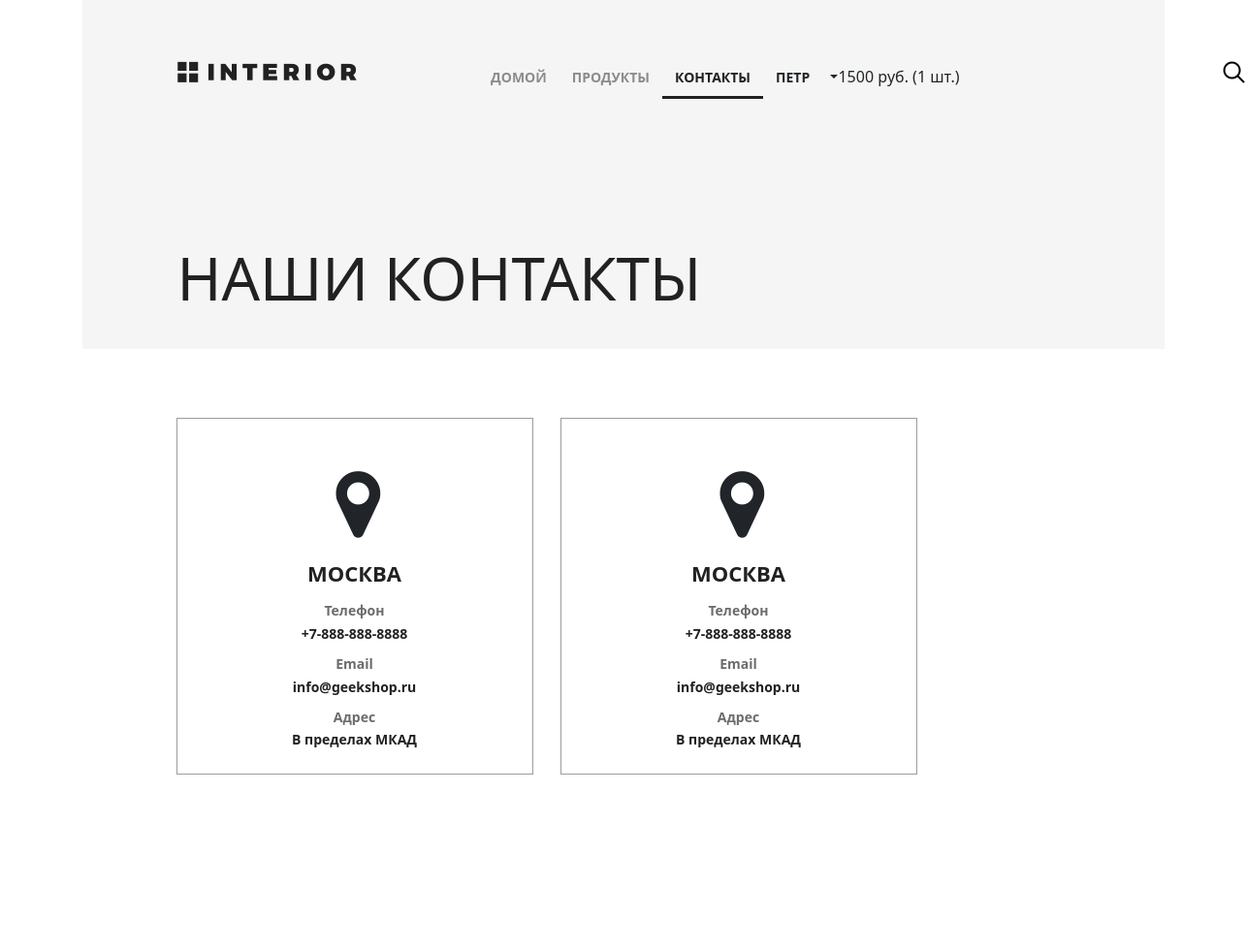
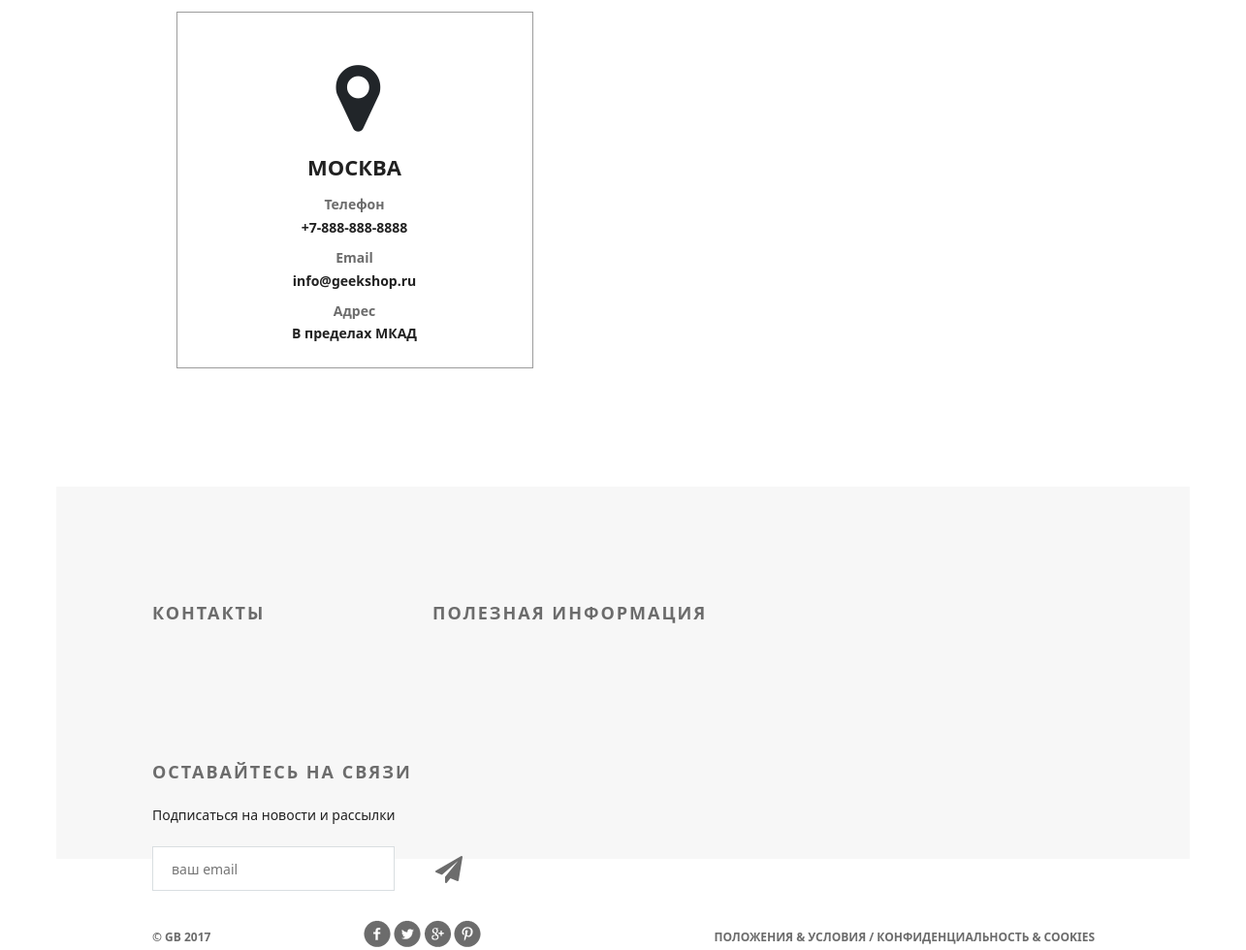
The app's page /contacts/ (signed in) with its own data (2 pictures, top to bottom).
### authapp/models.py (models this page shows, shortened)
class ShopUser(AbstractUser):
    avatar = models.ImageField(upload_to='users_avatars', blank=True)
    age = models.PositiveIntegerField(verbose_name='возраст', default=18)
    activation_key = models.CharField(max_length=128, blank=True)
    activation_key_expires = models.DateTimeField(default=(now() + timedelta(hours=48)))

### basketapp/models.py (models this page shows, shortened)
class Basket(models.Model):
    user = models.ForeignKey(
        settings.AUTH_USER_MODEL,
        on_delete=models.CASCADE,
        related_name='basket'
    )
    product = models.ForeignKey(Product,
                                on_delete=models.CASCADE
                                )
    quantity = models.PositiveIntegerField(
        verbose_name='количество',
        default=0
    )
    add_datetime = models.DateTimeField(
        verbose_name='время',
        auto_now_add=True
    )
    is_active = models.BooleanField(
        verbose_name='активность',
        default=True
    )
    @property
    def product_cost(self):
        return self.product.price * self.quantity
    @property
    def total_quantity(self):
        _items = Basket.objects.filter(user=self.user)
        _totalquantity = sum(list(map(lambda x: x.quantity, _items)))
        return _totalquantity
    @property
    def total_cost(self):
        _items = Basket.objects.filter(user=self.user)
        _totalcost = sum(list(map(lambda x: x.product_cost, _items)))
        return _totalcost

### mainapp/models.py (models this page shows, shortened)
class Product(models.Model):
    category = models.ForeignKey(
        ProductCategory,
        on_delete=models.CASCADE
    )
    style_category = models.ForeignKey(
        StyleCategory,
        on_delete=models.CASCADE
    )
    name = models.CharField(
        verbose_name='имя продукта',
        max_length=128
    )
    image = models.ImageField(
        upload_to='products_images',
        blank=True
    )
    short_desc = models.CharField(
        verbose_name='краткое описание продукта',
        max_length=60,
        blank=True
    )
    description = models.TextField(
        verbose_name='описание продукта',
        blank=True
    )
    price = models.DecimalField(
        verbose_name='цена продукта',
        max_digits=8,
        decimal_places=2,
        default=0
    )
    quantity = models.PositiveIntegerField(
        verbose_name='количество на складе',
        default=0
    )
    is_active = models.BooleanField(
        verbose_name='активность',
        default=True
    )

### geekshop/views.py (the view)
# urls.py: path('contacts/', contacts, name='contacts'),
def contacts(request):
    title = 'Контакты'
    context = {
        'title': title,
    }
    return render(request, 'geekshop/contact.html', context)

### mainapp/context_processor.py (called while the page is built)
def basket(request):
    print(f'context processor basket works')
    basket = []
    if request.user.is_authenticated:
        basket = Basket.objects.filter(user=request.user)
    return {'basket': basket, }

### geekshop/templates/geekshop/contact.html (shortened to what this page needs)
{% extends 'geekshop/base.html' %}
{% load static %}
{% block container_content %}
		{% include 'geekshop/includes/hero.html' %}
		{% include 'geekshop/includes/location.html' %}
{% endblock %}

### geekshop/templates/geekshop/includes/menu.html (shortened to what this page needs)
{% load static %}
<ul class="menu">
    <li><a href="{% url 'main' %}"
           class="">домой</a></li>
    <li><a href="{% url 'products:main' %}"
           class="">продукты</a></li>
    <li><a href="{% url 'contacts' %}"
           class="{% if title == 'Контакты' %}
                active
                {% endif %}">контакты</a></li>
    {% if user.is_authenticated %}
        <li class="dropdown-toggle" id="dropdownMenuButton1" data-bs-toggle="dropdown" aria-expanded="false">
                <a>{{ user.first_name|default:'Пользователь' }}</a>
            </li>
            {% if basket %}
                <span>
                    {{ basket.0.total_cost|floatformat:0 }} руб.
                    ({{ basket.0.total_quantity }} шт.)
                </span>
            {% endif %}
    {% endif %}
</ul>

### geekshop/static/geekshop/style.css (style rules this page uses)
* { margin: 0; padding: 0; }
body { font-family: 'Montserrat', sans-serif; }
html, body { height: 100%; }
.menu { list-style-type: none; margin-top: 67px; float: right; }
.menu li { float: left; }
.menu a { color: #8c8c8c; font-size: 14px; font-weight: 700; text-align: right; text-transform: uppercase; text-decoration: none; padding: 10px 13px; }
.menu .active { color: #212121; font-weight: 700; border-bottom: 3px solid #212121; }

### records on screen
ShopUser: first_name "ПЕТР"
Basket: user+product+quantity "1500", user+quantity "1"
